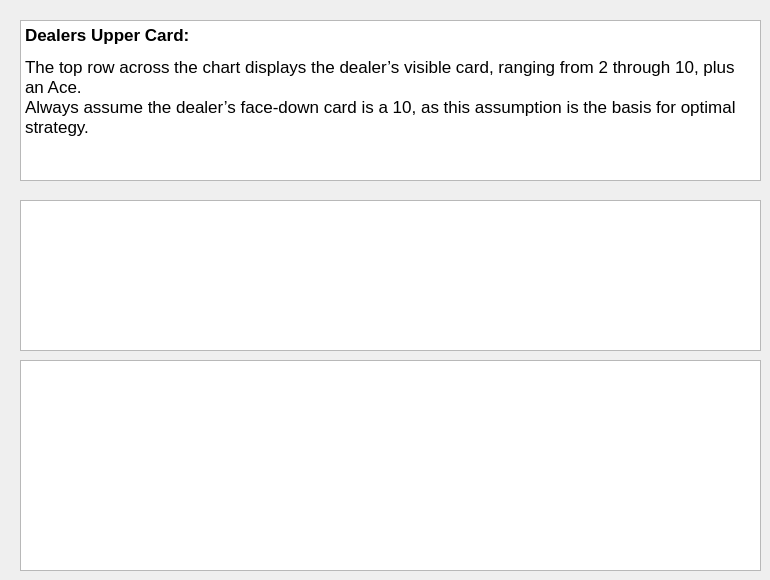
      <widget class="QWidget" name="dealerhandPage">
       <attribute name="title">
        <string>Dealers Upper Card</string>
       </attribute>
       <widget class="QTextBrowser" name="infoTextBrowser_3">
        <property name="geometry">
         <rect>
          <x>20</x>
          <y>20</y>
          <width>741</width>
          <height>161</height>
         </rect>
        </property>
        <property name="html">
         <string>&lt;!DOCTYPE HTML PUBLIC &quot;-//W3C//DTD HTML 4.0//EN&quot; &quot;http://www.w3.org/TR/REC-html40/strict.dtd&quot;&gt;
&lt;html&gt;&lt;head&gt;&lt;meta name=&quot;qrichtext&quot; content=&quot;1&quot; /&gt;&lt;meta charset=&quot;utf-8&quot; /&gt;&lt;style type=&quot;text/css&quot;&gt;
p, li { white-space: pre-wrap; }
hr { height: 1px; border-width: 0; }
li.unchecked::marker { content: &quot;\2610&quot;; }
li.checked::marker { content: &quot;\2612&quot;; }
&lt;/style&gt;&lt;/head&gt;&lt;body style=&quot; font-family:'Segoe UI'; font-size:9pt; font-weight:400; font-style:normal;&quot;&gt;
&lt;p style=&quot; margin-top:12px; margin-bottom:12px; margin-left:0px; margin-right:0px; -qt-block-indent:0; text-indent:0px;&quot;&gt;&lt;span style=&quot; font-family:'.AppleSystemUIFont'; font-size:13pt; font-weight:700;&quot;&gt;Dealers Upper Card:&lt;/span&gt;&lt;/p&gt;
&lt;p style=&quot; margin-top:0px; margin-bottom:0px; margin-left:0px; margin-right:0px; -qt-block-indent:0; text-indent:0px;&quot;&gt;&lt;span style=&quot; font-family:'.AppleSystemUIFont'; font-size:13pt;&quot;&gt;The top row across the chart displays the dealer’s visible card, ranging from 2 through 10, plus an Ace.&lt;/span&gt;&lt;/p&gt;
&lt;p style=&quot; margin-top:0px; margin-bottom:0px; margin-left:0px; margin-right:0px; -qt-block-indent:0; text-indent:0px;&quot;&gt;&lt;span style=&quot; font-family:'.AppleSystemUIFont'; font-size:13pt;&quot;&gt;Always assume the dealer’s face-down card is a 10, as this assumption is the basis for optimal strategy.&lt;/span&gt;&lt;/p&gt;
&lt;p style=&quot;-qt-paragraph-type:empty; margin-top:12px; margin-bottom:12px; margin-left:0px; margin-right:0px; -qt-block-indent:0; text-indent:0px; font-family:'.AppleSystemUIFont'; font-size:13pt;&quot;&gt;&lt;br /&gt;&lt;/p&gt;&lt;/body&gt;&lt;/html&gt;</string>
        </property>
       </widget>
       <widget class="QGraphicsView" name="dealershandeg">
        <property name="geometry">
         <rect>
          <x>20</x>
          <y>360</y>
          <width>741</width>
          <height>211</height>
         </rect>
        </property>
       </widget>
       <widget class="QGraphicsView" name="dealersupperpic">
        <property name="geometry">
         <rect>
          <x>20</x>
          <y>200</y>
          <width>741</width>
          <height>151</height>
         </rect>
        </property>
       </widget>
      </widget>
